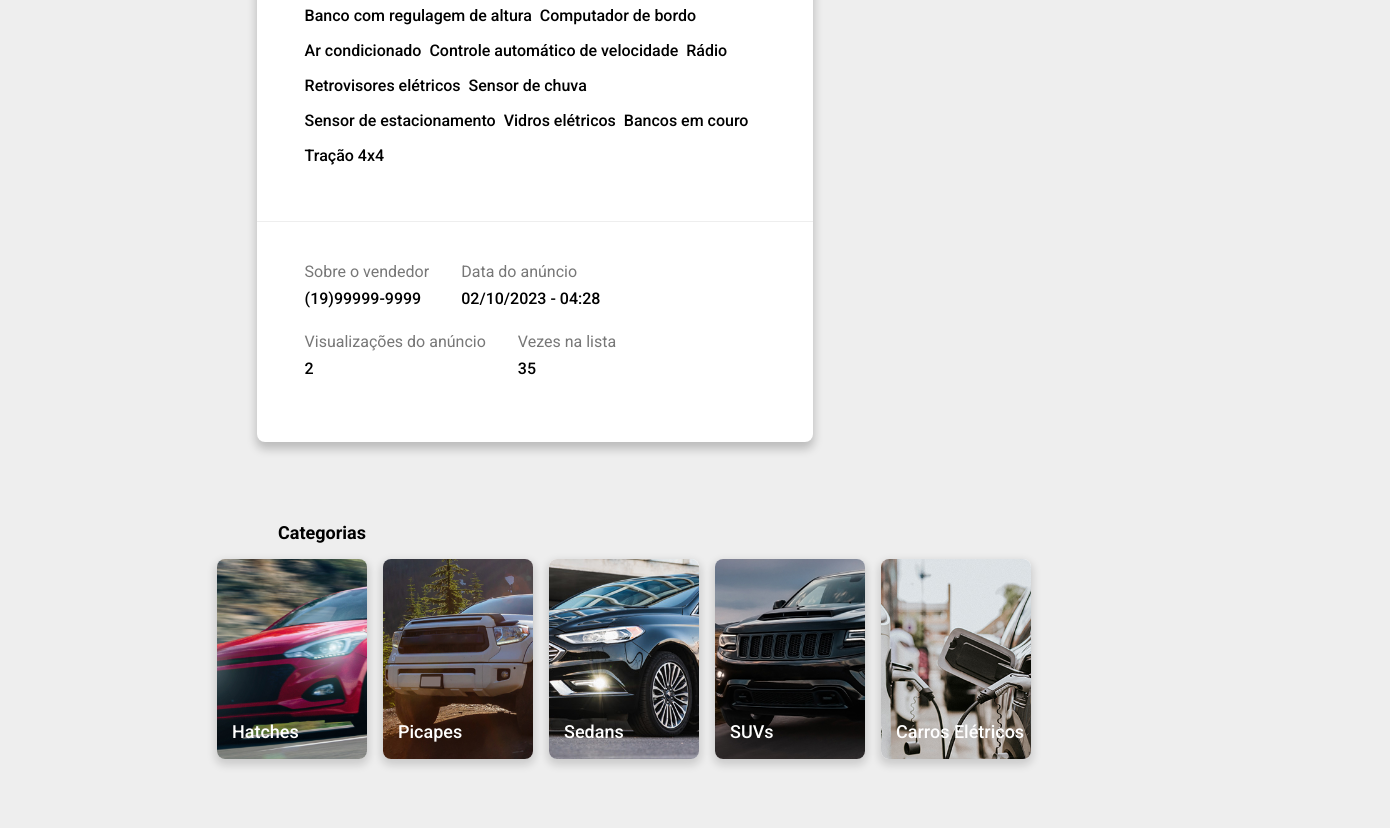
/automovel_detalhe/3/ (middle part), run on an earlier commit of the app's database.
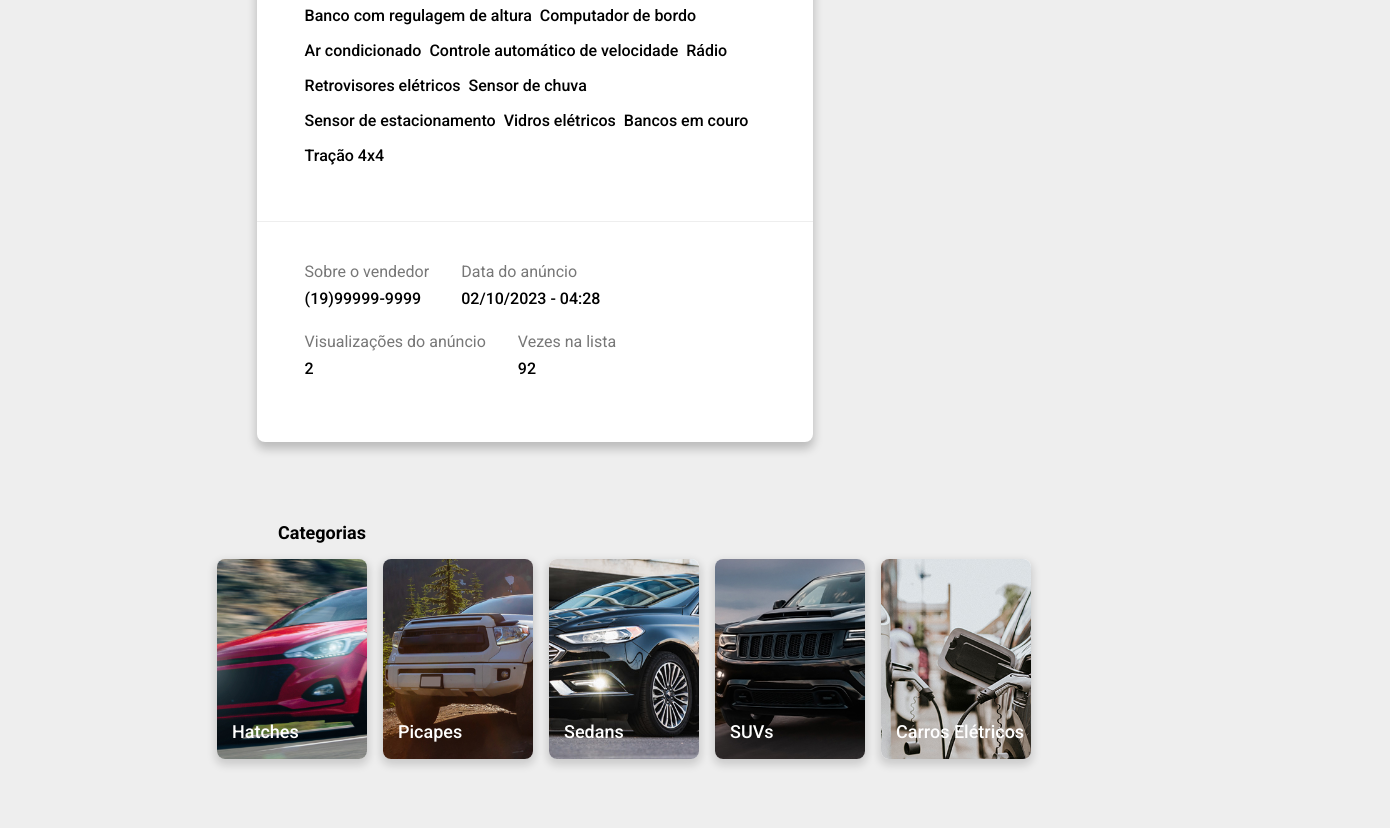
And on a later commit of the database.
### anuncio/models.py (models this page shows)
class Itens_veiculo(models.Model):
    itens_veiculo = models.CharField(max_length=50,default='Airbag', null=False, blank=False)
    def __str__(self):
        return self.itens_veiculo
    class Meta:
        verbose_name_plural = 'Itens Veiculo'

class Automovel(models.Model):
    nome = models.CharField(default='Carro',max_length=30,null=False, blank=False)
    tipo_automovel = models.ManyToManyField(TipoAutomovel,blank=False)
    valor = models.CharField(default='10.000,00',max_length=15,null=False, blank=False)
    versao_carro = models.CharField(default='2.0 2023',max_length=50,null=False, blank=False)
    marca = models.ManyToManyField(MarcaAutomovel,blank=False)
    cidade = models.CharField(default='Americana', max_length=50,null=False, blank=False)
    estado = models.CharField(default='São Paulo', max_length=50,null=False, blank=False)
    ano = models.CharField(default='2024',max_length=4,null=False, blank=False)
    km = models.CharField(default='0',max_length=6,null=False, blank=False)
    placa = models.CharField(default='999-999',max_length=8,null=False, blank=False)
    nome_loja = models.CharField(default='Loja Veiculos',max_length=30,null=False, blank=False)
    ipva_pago = models.BooleanField(default=True)
    sobre_automovel = models.TextField(default='EXTREMAMENTE NOVO! Outros Opcionais: Farol de neblina, Direção Elétrica, Comando de áudio no volante, Controle de estabilidade, Distribuição eletrônica de frenagem, Kit Multimídia, Pára-choques na cor do veículo.',null=False, blank=False)
    cambio = models.ManyToManyField(Cambio,default='Manual', blank=False)
    carroceria = models.ManyToManyField(Carroceria, blank=False)
    combustivel = models.ManyToManyField(Combustivel,default='Flex', blank=False)
    cor = models.ManyToManyField(Cor,default='Cinza', blank=False)
    aceita_troca = models.BooleanField(default=True)
    licenciado = models.BooleanField(default=True)
    foto1 = models.ImageField(default='default.jpg',upload_to='media',null=False, blank=False)
    foto2 = models.ImageField(default='default.jpg',upload_to='media',null=False, blank=False)
    foto3 = models.ImageField(default='default.jpg',upload_to='media',null=False, blank=False)
    foto4 = models.ImageField(default='default.jpg',upload_to='media',null=False, blank=False)
    foto5 = models.ImageField(default='default.jpg',upload_to='media',null=False, blank=False)
    itens_veiculo = models.ManyToManyField(Itens_veiculo, blank=False)
    contato = models.CharField(max_length=30,default='(19)99999-9999',null=False, blank=False)
    login = models.ForeignKey(User, on_delete=models.CASCADE, default=User.username, null=False, blank=False)
    status_anuncio = models.BooleanField(default=True)
    data_criado = models.DateTimeField(default=timezone.now)
    viram_anuncio = models.IntegerField(default=0)
    vezes_na_lista = models.IntegerField(default=0)
    favoritos = models.ManyToManyField(User,related_name='Favorito',default=None,blank=True)
    class Meta:
        verbose_name_plural = 'Anuncio Automovel'
    def __str__(self):
        return self.nome

### anuncio/views.py (the view)
# urls.py: path('automovel_detalhe/<int:id>/',views.automovel_detalhe,name='automovel_detalhe'),
def automovel_detalhe(request,id):
    automoveis = Automovel.objects.filter(id=id)
    title = f'Anúncio - {automoveis}'
    for automovel in automoveis:
        automovel.viram_anuncio += 1
        automovel.save()
    return render(request,'automoveis_detalhe.html',{'automoveis':automoveis,'title':title})

### anuncio/models.py (called while the page is built)
    def __str__(self):
        return self.cambio

    def __str__(self):
        return self.carroceria

    def __str__(self):
        return self.cor

    def __str__(self):
        return self.combustivel

### anuncio/templates/automoveis_detalhe.html (shortened to what this page needs)
{% extends 'base.html' %}
{% load static %}
{% block content %}
<link rel="stylesheet" type="text/css" href="{% static 'anuncio/homepage.css' %}">
<link rel="stylesheet" type="text/css" href="{% static 'anuncio/automoveis_detalhe.css' %}">
{% for automovel in automoveis %}
    <section>
        <div class="automovel_container_descricao">
            <div class="automovel_info">
                <div class="titulo_itens">
                    {% for itens in automovel.itens_veiculo.all %}
                        <div class="info">
                            {{ itens }}
                        </div>
                    {% endfor %}
                </div>
            </div>
            <div class="automovel_info">
                <div class="titulo_info">
                    Sobre o vendedor
                    <div class="info">{{ automovel.contato }}</div>
                </div>
                <div class="titulo_info">
                    Data do anúncio
                    <div class="info">{{ automovel.data_criado|date:'d/m/Y - H:i' }}</div>
                </div>
                <div class="titulo_info">
                    Visualizações do anúncio
                    <div class="info">{{ automovel.viram_anuncio }}</div>
                </div>
                <div class="titulo_info">
                    Vezes na lista
                    <div class="info">{{ automovel.vezes_na_lista }}</div>
                </div>
            </div>
        </div>
    </section>
{% endfor %}
<div id="container_categoria">
    <h2>Categorias</h2>
    <div id="categorias_container">
        <a href="{% url 'automovel_categoria' categoria=1 %}" class="categorias">
            <img id="categoria_hatches" src="{% static 'anuncio/hatches.jpg' %}" alt="">
            <p>Hatches</p>
        </a>
        <a href="{% url 'automovel_categoria' categoria=2 %}" class="categorias">
            <img id="categoria_picapes" src="{% static 'anuncio/picapes.jpg' %}" alt="">
            <p>Picapes</p>
        </a>
        <a href="{% url 'automovel_categoria' categoria=3 %}" class="categorias">
            <img id="categoria_sedans" src="{% static 'anuncio/sedans.jpg' %}" alt="">
            <p>Sedans</p>
        </a>
        <a href="{% url 'automovel_categoria' categoria=4 %}" class="categorias">
            <img id="categoria_suvs" src="{% static 'anuncio/suvs.jpg' %}" alt="">
            <p>SUVs</p>
        </a>
        <a href="{% url 'automovel_categoria' categoria=5 %}" class="categorias">
            <img id="categoria_eletricos" src="{% static 'anuncio/eletricos.jpg' %}" alt="">
            <p>Carros Elétricos</p>
        </a>
    </div>
</div>
{% endblock content %}

### anuncio/templates/base.html (shortened to what this page needs)
{% load static %}
<!DOCTYPE html>
<html lang="pt-br">
<head>
    <link rel="stylesheet" type="text/css" href="{% static 'anuncio/base.css' %}">
</head>
<body>
{% block content %}
{% endblock content %}
</body>
</html>

### anuncio/static/anuncio/base.css (style rules this page uses)
* { border: none; padding: 0; margin: 0; box-sizing: border-box; }

### anuncio/static/anuncio/homepage.css (style rules this page uses)
* { border: none; padding: 0; margin: 0; box-sizing: border-box; font-family: 'Roboto', sans-serif; }
body { background-color: #eee; height: 100vh; width: 100vw; overflow-x: hidden; }
h2 { margin-top: 4rem; margin-left: 20%; text-align: left; font-size: large; }
img { width: 100%; height: 45%; border-top-left-radius: .5rem; border-top-right-radius: .5rem; object-fit: cover; }
#categorias_container { margin: auto 15%; margin-top: .5rem; display: flex; flex-direction: row; flex-wrap: wrap; width: 100vw; border-radius: 1.5rem; }
.categorias { text-decoration: none; font-weight: 500; width: 150px; height: 200px; background-color: white; margin: .5rem; padding: 0; border-radius: .5rem; -webkit-box-shadow: 0px 4px 8px 2px rgba(0,0,0,0.15); -moz-box-shadow: 0px 4px 8px 2px rgba(0,0,0,0.15); box-shadow: 0px 4px 8px 2px rgba(0,0,0,0.15); z-index: 3; }
.categorias > p { position: relative; top: -25%; left: 5%; font-size: large; padding: .5rem; color: white; }
#categoria_hatches,#categoria_picapes,#categoria_sedans,#categoria_suvs,#categoria_eletricos { border-radius: .5rem !important; height: 100%; object-fit: cover; }
#categoria_hatches { object-position: -600px; }
#categoria_picapes { object-position: -700px; }
#categoria_sedans { object-position: -650px; }
#categoria_suvs { object-position: -815px; }
#categoria_eletricos { object-position: -930px; }

### anuncio/static/anuncio/automoveis_detalhe.css (style rules this page uses)
* { border: none; padding: 0; margin: 0; box-sizing: border-box; }
body { background-color: #eee; }
section { display: flex; flex-direction: row; flex-wrap: wrap; padding: .5rem; margin-left: 10vw; margin-right: 10vw; }
.automovel_container_descricao { display: inline-block; position: relative; width: 40vw; margin: .5rem; margin-left: 10%; border-radius: 0.5rem; background-color: white; margin-top: -3rem; -webkit-box-shadow: 0px 6px 10px 1px rgba(0,0,0,0.21); -moz-box-shadow: 0px 6px 10px 1px rgba(0,0,0,0.21); box-shadow: 0px 6px 10px 1px rgba(0,0,0,0.21); }
#container_categoria { display: block; }
.automovel_info { display: flex; flex-direction: row; flex-wrap: wrap; padding: 3rem; padding-top: 2rem; margin: 0; border-bottom: 1px solid #eee; color: #777; }
.automovel_info:last-of-type { border-bottom: none; }
.titulo_info { color: #777; margin: .5rem; margin-left: 0; margin-right: 2rem; }
.titulo_itens { display: flex; flex-direction: row; flex-wrap: wrap; color: #777; }
.info { color: black; font-weight: 500; margin: .5rem; margin-left: 0; }

What changed in the data, as far as the page shows it:
changed Automovel: vezes_na_lista "35" → "92"
